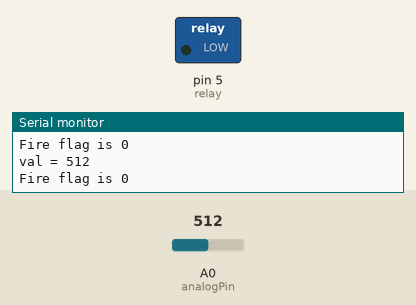
Recording of a sketch running on a simulated Arduino Uno, built with avr-gcc and run on an emulated ATmega328P. On the bench: switched loads named in the sketch (green lamp = pin HIGH), the last lines printed to the serial monitor. Dashed ring = blinking. Inputs (shaded band) come from the test bench; at power-on: A0 (analogPin) = 512.

Above: at 3.2 s.
3.3 s: A0 (analogPin) set to 219
5.2 s: A0 (analogPin) set to 183
At 6.8 s:
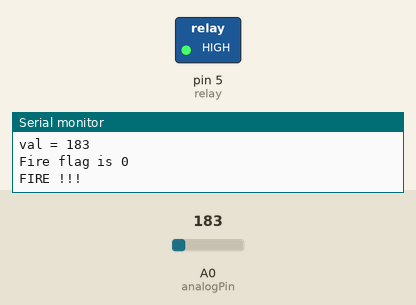
Timing chart, 0 to 15.2 s (numbered marks = the images above; inputs shaded):
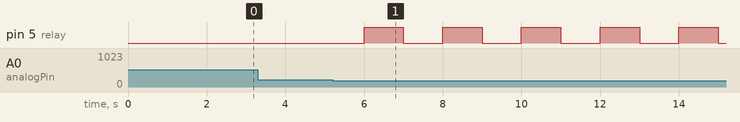

Measured:
- the behaviour switches between 201 and 200 on A0 (analogPin) (found by bisection; images 0 and 1)
- after the input at 5.2 s, pin 5 (relay): alternates HIGH for 1.0 s and LOW for 1.0 s, starting after 0.80 s

The sketch:

IP212-45.ino
```cpp
#define relay 5                 // реле к выводу 5
#define analogPin A0            // пин к делителю напряжения
int val = 0;                       // переменная АЦП от 0 до 1023 в зависимости , от настройки делителя
int Vfire=200;                     // порго уровня сработки датчика (выставить экспериметальным путем)
boolean fire=false;                // флаг пожара
unsigned long previousMillis = 0;


void setup()
{
  Serial.begin(9600);          //  настройка последовательного соединения
  pinMode(relay, OUTPUT);      // переключаем цифровой вывод в режим выхода
  delay(2000);
}

void loop()
{
  unsigned long currentMillis = millis();

  if (currentMillis - previousMillis >= 1000) {
  previousMillis = currentMillis;
  val = analogRead(analogPin);    // считываем напряжение с аналогового входа
  Serial.print("val = ");
  Serial.println(val);
  Serial.print("Fire flag is ");            // наблюдаем считанное значение
  Serial.println(fire);
  }

  if (val <= Vfire){
    fire=true;
    Serial.println("FIRE !!!");
    }

  if (fire == true)  {
  digitalWrite(relay, HIGH);   // включаем
  delay(1000);                  // ждем 1 секунду
  digitalWrite(relay, LOW);    // выключаем
  delay(1000);                  // ждем 1 секунду
  }
}
```
